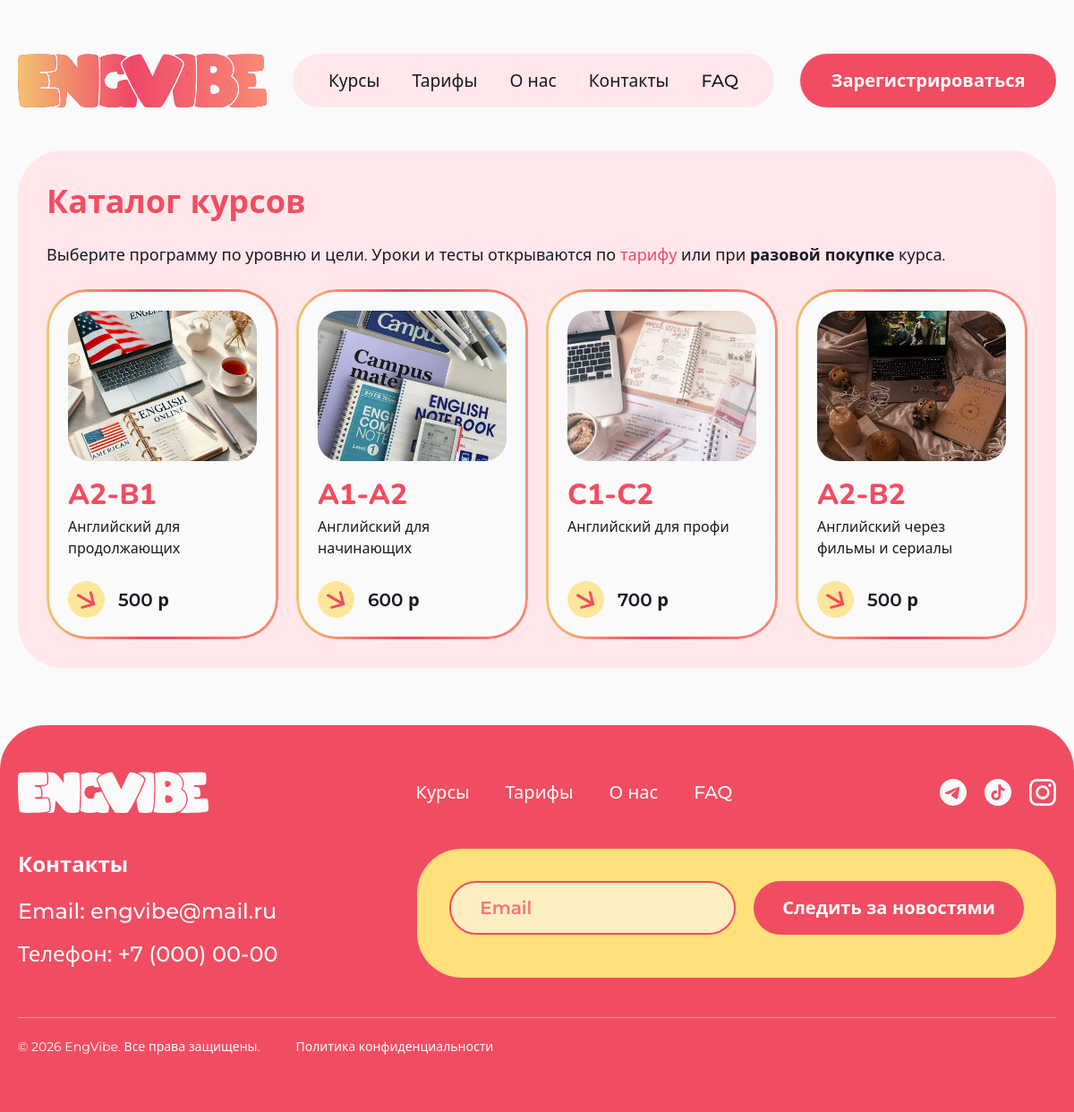
Page /courses/ on the committed database.
### core/models.py (models this page shows, shortened)
class Course(models.Model):
    class Meta:
        verbose_name = 'Курс'
        verbose_name_plural = 'Курсы'
        ordering = ['order', '-created_at']
    title = models.CharField(max_length=255, verbose_name='Название')
    slug = models.SlugField(unique=True, verbose_name='URL-идентификатор (slug)')
    level = models.CharField(max_length=50, default='A1-A2', verbose_name='Уровень')
    short_description = models.CharField(max_length=300, verbose_name='Краткое описание')
    description = models.TextField(verbose_name='Полное описание')
    duration = models.CharField(max_length=80, verbose_name='Длительность (текст)')
    price = models.PositiveIntegerField(
        default=1500,
        verbose_name='Цена (₽)',
        help_text='Справочная цена разовой покупки курса',
    )
    thumbnail = models.ImageField(
        upload_to='courses/',
        blank=True,
        null=True,
        verbose_name='Превью',
    )
    published = models.BooleanField(default=True, verbose_name='Опубликован')
    is_premium = models.BooleanField(default=False, verbose_name='Премиум-курс')
    teachers = models.ManyToManyField(
        User,
        blank=True,
        related_name='teaching_courses',
        verbose_name='Преподаватели',
    )
    order = models.PositiveIntegerField(default=1, verbose_name='Порядок сортировки')
    created_at = models.DateTimeField(auto_now_add=True, verbose_name='Создан')

### core/views.py (the view)
# urls.py: path('courses/', views.courses_list, name='courses'),
def courses_list(request):
    courses = Course.objects.filter(published=True, is_premium=False)
    return render(request, 'core/courses_list.html', {'courses': courses})

### core/context_processors.py (called while the page is built)
def subscription_badge(request):
    return {}

def subscription_setup(request):
    return {
        'subscription_setup_pending': getattr(request, 'subscription_setup_pending', False),
    }

### core/templates/core/courses_list.html (shortened to what this page needs)
{% extends 'core/base.html' %}
{% load static %}
{% block content %}
<section class="page-shell">
    <div class="container">
        <div class="muted-band">
            <h1>Каталог курсов</h1>
            <p class="page-lead">Выберите программу по уровню и цели. Уроки и тесты открываются по <a href="{% url 'core:tariffs' %}">тарифу</a> или при <strong>разовой покупке</strong> курса.</p>
            <div class="courses-grid courses-grid--catalog">
                {% for course in courses %}
                    {% cycle 'core/img/course-1.jpg' 'core/img/course-2.jpg' 'core/img/course-3.jpg' 'core/img/course-4.jpg' as default_course_img silent %}
                    <article class="course-card">
                        <div class="course-card__img">
                            {% if course.thumbnail %}
                                <img loading="lazy" src="{{ course.thumbnail.url }}" alt="{{ course.title }}">
                            {% else %}
                                <img loading="lazy" src="{% static default_course_img %}" alt="{{ course.title }}">
                            {% endif %}
                        </div>
                        <div>
                            <p class="course-card__level">{{ course.level }}</p>
                            <p class="course-card__desc">{{ course.short_description }}</p>
                        </div>
                        <div class="course-card__foot">
                            <a href="{% url 'core:course_detail' course.slug %}">
                                <img loading="lazy" src="{% static 'core/img/icon-arrow-go.svg' %}" alt="">
                                {{ course.price }} р
                            </a>
                        </div>
                    </article>
                {% empty %}
                    <article class="course-card">
                        <h2>Курсы пока не добавлены</h2>
                        <p>Добавьте курсы в панели управления.</p>
                    </article>
                {% endfor %}
            </div>
        </div>
    </div>
</section>
{% endblock %}

### rows in the picture
Course: thumbnail (picture), level "A2-B1", short_description "Английский для продолжающих", price "500"
Course: thumbnail (picture), level "A1-A2", short_description "Английский для начинающих", price "600"
Course: thumbnail (picture), level "C1-C2", short_description "Английский для профи", price "700"
Course: thumbnail (picture), level "A2-B2", short_description "Английский через фильмы и сериалы", price "500"
